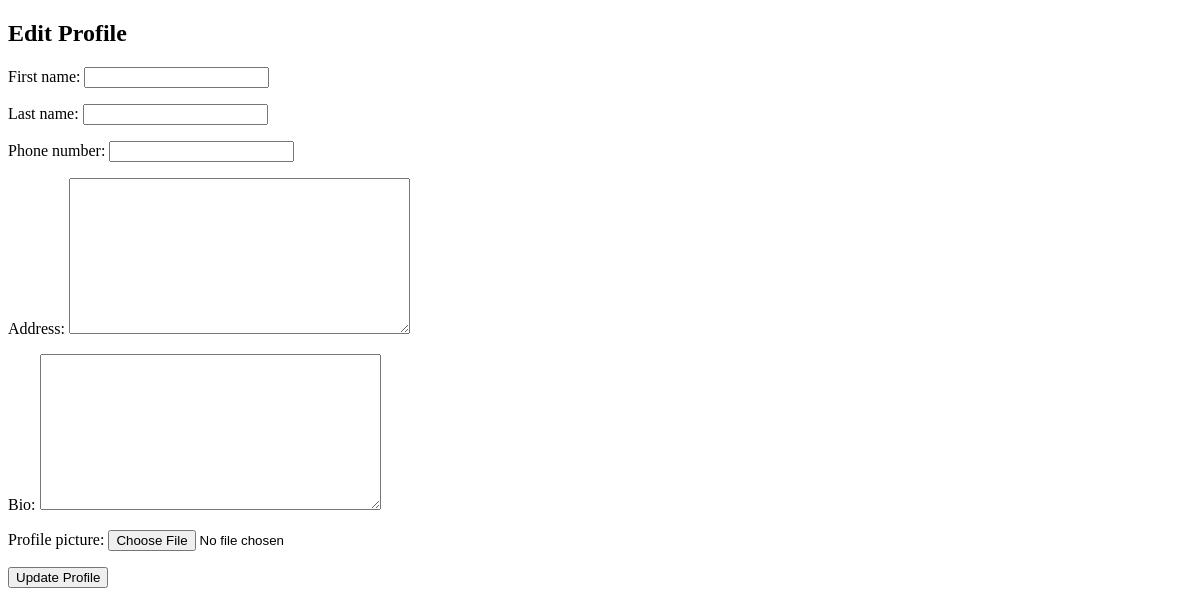
Page /accounts/profile/update/ (signed in) on the earlier database version.
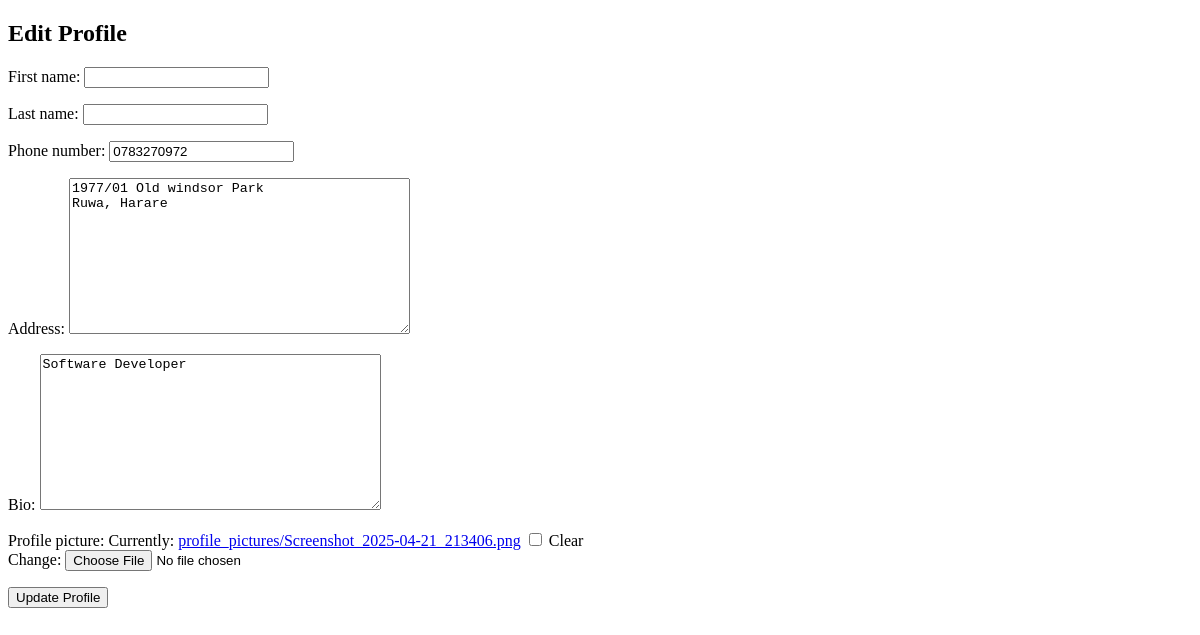
Same page on the later database version.
### accounts/models.py (models this page shows, shortened)
class UserProfile(models.Model):
    user = models.OneToOneField(CustomUser, on_delete=models.CASCADE)
    phone_number = models.CharField(max_length=20, blank=True)
    address = models.TextField(blank=True)
    bio = models.TextField(blank=True)
    profile_picture = models.ImageField(upload_to='profile_pictures', blank=True, null=True)
    class Meta:
        db_table = 'user_profile'

### accounts/views.py (the view)
# urls.py: path('profile/update/', views.update_user_profile, name='update_user_profile'),
@login_required
def update_user_profile(request):
    profile = request.user.userprofile
    if request.method == 'POST':
        form = UserProfileForm(request.POST, request.FILES, instance=profile)
        if form.is_valid():
            form.save()
            messages.success(request, "Your profile was updated successfully.")
            return redirect('dashboard')
    else:
        form = UserProfileForm(instance=profile, initial={
            'first_name': request.user.first_name,
            'last_name': request.user.last_name,
        })
    context = {
        'form': form,
        'profile': profile,
    }
    return render(request, 'accounts/update_user_profile.html', context)

### accounts/forms.py (shortened to what this page needs)
class UserProfileForm(forms.ModelForm):
    first_name = forms.CharField(required=False)
    last_name = forms.CharField(required=False)
    class Meta:
        model = UserProfile
        fields = ['first_name', 'last_name', 'phone_number', 'address', 'bio', 'profile_picture']

### templates/accounts/update_user_profile.html (shortened to what this page needs)
{% extends 'partials/base.html' %}
{% block content %}
    <h2>Edit Profile</h2>
    <form method="POST" enctype="multipart/form-data">
        {{ form.as_p }}
        <button type="submit">Update Profile</button>
    </form>
{% endblock %}

Differences in the rows shown:
changed UserProfile: phone_number (not shown) → "0783270972"; address (not shown) → "1977/01 Old windsor Park Ruwa, Harare"; bio (not shown) → "Software Developer"
Other differences:
form field as_p: (not shown) → "☐"
text no longer shown: "First name: Last name: Phone number: Address: Bio: Profile picture:"
text now shown: "First name: Last name: Phone number: Address: Bio: Profile picture: Currently: profile_pictures/Screenshot_2025-04-21_213406.png Clear Change:"
